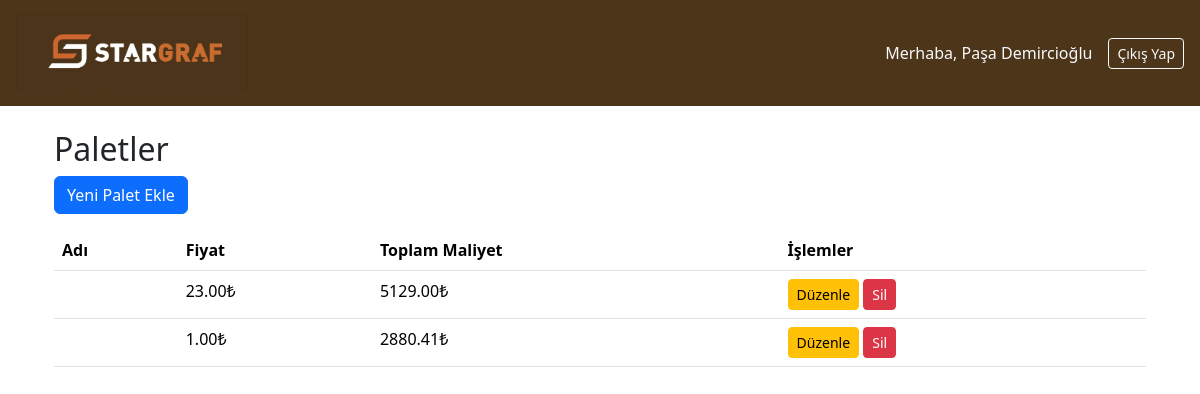
The app's page /pallets/ (signed in) with its own data.
### core/models.py (models this page shows, shortened)
class Pallet(models.Model):
    shipment = models.ForeignKey("Shipment", on_delete=models.CASCADE, related_name="pallets", verbose_name="Sevkiyat")
    wood_type = models.ForeignKey("WoodType", on_delete=models.CASCADE, verbose_name="Ahşap Türü")
    supplier_quality_type = models.ForeignKey("SupplierQualityType", on_delete=models.SET_NULL, null=True, blank=True, verbose_name="Tedarikçi Kalitesi")
    length_group = models.ForeignKey("LengthGroup", on_delete=models.SET_NULL, null=True, blank=True, verbose_name="Uzunluk Grubu")
    barcode = models.CharField(max_length=100, unique=True)
    total_area = models.FloatField(verbose_name="Toplam Alan (m²)")
    unit_price = models.DecimalField(max_digits=10, decimal_places=2, verbose_name="Birim Fiyat")
    vat_rate = models.DecimalField(max_digits=5, decimal_places=2, verbose_name="KDV Oranı (%)")
    CURRENCY_CHOICES = [
        ('TRY', '₺ Türk Lirası'),
        ('USD', '$ Amerikan Doları'),
        ('EUR', '€ Euro'),
    ]
    currency = models.CharField(
        max_length=3,
        choices=CURRENCY_CHOICES,
        default='TRY',
        verbose_name="Para Birimi"
    )
    total_vat = models.DecimalField(max_digits=10, decimal_places=2, editable=False)
    total_price = models.DecimalField(max_digits=10, decimal_places=2, editable=False)
    total_price_with_vat = models.DecimalField(max_digits=10, decimal_places=2, editable=False)
    created_by = models.ForeignKey(User, on_delete=models.SET_NULL, null=True, related_name="created_pallets")
    created_at = models.DateTimeField(auto_now_add=True)
    inspected_by = models.ForeignKey(User, on_delete=models.SET_NULL, null=True, blank=True, related_name="inspected_pallets")
    inspected_at = models.DateTimeField(null=True, blank=True)
    updated_by = models.ForeignKey(User, on_delete=models.SET_NULL, null=True, related_name="updated_pallets")
    updated_at = models.DateTimeField(auto_now=True)
    is_inspected = models.BooleanField(default=False, verbose_name="Denetim Durumu")

### core/views.py (the view)
# urls.py: path("pallets/", PalletListView.as_view(), name="pallet_list"),
class PalletListView(LoginRequiredMixin, ListView):
    model = Pallet
    template_name = "core/pallet_list.html"
    context_object_name = "pallets"
    ordering = ['-id']

### core/templates/core/pallet_list.html (shortened to what this page needs)
{% extends 'base.html' %}
{% block content %}
    <div class="container">
        <h2>Paletler</h2>
        <a href="{% url 'pallet_create' %}" class="btn btn-primary mb-3">Yeni Palet Ekle</a>
        {% if pallets %}
            <table class="table">
                <thead>
                    <tr>
                        <th>Adı</th>
                        <th>Fiyat</th>
                        <th>Toplam Maliyet</th>
                        <th>İşlemler</th>
                    </tr>
                </thead>
                <tbody>
                    {% for pallet in pallets %}
                        <tr>
                            <td>{{ pallet.name }}</td>
                            <td>{{ pallet.unit_price }}₺</td>
                            <td>{{ pallet.total_price_with_vat }}₺</td>
                            <td>
                                <a href="{% url 'pallet_update' pallet.id %}" class="btn btn-warning btn-sm">Düzenle</a>
                                <a href="{% url 'pallet_delete' pallet.id %}" class="btn btn-danger btn-sm">Sil</a>
                            </td>
                        </tr>
                    {% endfor %}
                </tbody>
            </table>
        {% else %}
            <p>Henüz palet eklenmemiş.</p>
        {% endif %}
    </div>
{% endblock %}

### core/templates/base.html (shortened to what this page needs)
<!DOCTYPE html>
<html lang="tr">
{% load static %}
<head>
    <link rel="stylesheet" href="https://cdn.jsdelivr.net/npm/bootstrap@5.3.3/dist/css/bootstrap.min.css">
</head>
<body>
    <nav class="navbar navbar-expand-lg px-3" style="background-color: rgb(77, 53, 26);">
        <a class="navbar-brand" href="/">
            <img src="{% static 'img/LOGO.png' %}" alt="Logo" height="80">
        </a>
        <div class="ms-auto d-flex align-items-center">
          {% if user.is_authenticated %}
            <span class="text-light me-3">
              Merhaba, {{ user.first_name }} {{ user.last_name }}
            </span>
            <a href="{% url 'logout' %}" class="btn btn-outline-light btn-sm">Çıkış Yap</a>
          {% else %}
            <a href="{% url 'login' %}" class="btn btn-light btn-sm">Giriş Yap</a>
          {% endif %}
        </div>
    </nav>
    <main class="container mt-4">
        {% block content %}
        {% endblock %}
    </main>
</body>
</html>

### records on screen
Pallet: unit_price "23.00", total_price_with_vat "5129.00"
Pallet: unit_price "1.00", total_price_with_vat "2880.41"

### other values on screen
{{ user.first_name }} "Paşa"
{{ user.last_name }} "Demircioğlu"
